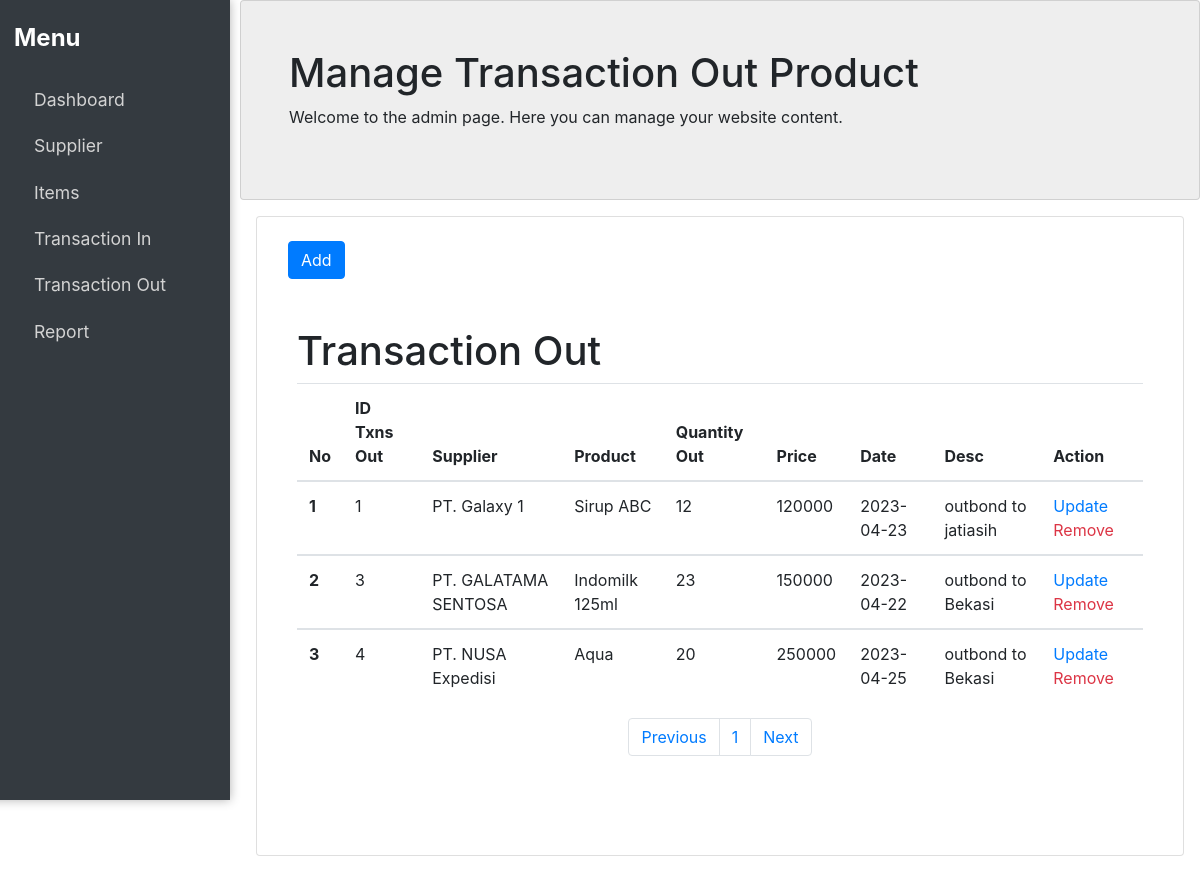
Screenshot of /transaction_out.php (signed in) with the database file from the repository.
### tables this page shows
CREATE TABLE `transaction_out` (
  `id_transaction_out` int(30) NOT NULL,
  `id_supplier` int(30) NOT NULL,
  `id_product` int(30) NOT NULL,
  `quantity_out` int(11) NOT NULL,
  `transaction_out_date` date NOT NULL,
  `description_out` varchar(255) NOT NULL
);

CREATE TABLE `user` (
  `id_user` int(11) NOT NULL,
  `username` varchar(50) NOT NULL,
  `password` varchar(8) NOT NULL,
  `user_type` varchar(8) NOT NULL,
  `address` varchar(255) NOT NULL,
  `phone` varchar(12) NOT NULL
);

CREATE TABLE `item` (
  `id_product` int(11) NOT NULL,
  `product_name` varchar(50) NOT NULL,
  `id_supplier` int(8) NOT NULL,
  `date` date NOT NULL,
  `product_qty` int(8) NOT NULL,
  `product_price` int(12) NOT NULL
);

### transaction_out.php (the view, shortened to what this page needs)
<?php
include 'config.php';
?>
<!DOCTYPE html>
<html>
<head>
    <link rel="stylesheet" href="https://maxcdn.bootstrapcdn.com/bootstrap/4.5.2/css/bootstrap.min.css">
    <link rel="stylesheet" href="./style/style.css">
</head>
<body>
    <?php
    include "sidebar.php";
    ?>
    <div class="content" style="margin-left: 20%;">
        <div class="card container-fluid w-100 p-5 " style="background-color: #eee; height:200px">
            <h1>Manage Transaction Out Product</h1>
            <p>Welcome to the admin page. Here you can manage your website content.</p>
        </div>
        <div class="card p-3 text-left m-3" style="height:80vh">
            <div class="container mt-2">
                <div class="row">
                    <div class="col-md-3">
                        <button type="button" class="btn btn-primary" data-toggle="modal" data-target="#myModal" id="HideButton">Add</button>
                    </div>
                </div>
            </div>
            <section class="transaction_out  w-80 mt-5 mx-4" id="myTable">
                <h1 class="title">Transaction Out</h1>
                <div class="container-users">
                    <table class="table table-hover ">
                        <thead>
                            <tr>
                                <th scope="col">No</th>
                                <th scope="col">ID Txns Out</th>
                                <th scope="col">Supplier</th>
                                <th scope="col">Product</th>
                                <th scope="col">Quantity Out</th>
                                <th scope="col">Price</th>
                                <th scope="col">Date</th>
                                <th scope="col">Desc</th>
                                <th scope="col">Action</th>
                            </tr>
                        </thead>
                        <?php
                        $limit_per_page = 10;
                        $page = isset($_GET['page_no']) ? (int)$_GET['page_no'] : 1;
                        $first_page = ($page > 1) ? ($page * $limit_per_page) - $limit_per_page : 0;
                        $previous = $page - 1;
                        $next = $page + 1;
                        $row_item = mysqli_query($conn, "SELECT * FROM transaction_out ");
                        $total_row_item = mysqli_num_rows($row_item);
                        $total_page = ceil($total_row_item / $limit_per_page);
                        $select_item = mysqli_query(
                            $conn,
                            "SELECT
                                        transaction_out.*,
                                        item.*,
                                        user.*
                                    FROM `transaction_out`
                                    INNER JOIN `item` ON transaction_out.id_product = item.id_product
                                    INNER JOIN `user` ON transaction_out.id_supplier = user.id_user
                                    LIMIT $first_page, $limit_per_page"
                        )
                            or die("Update query failed: " . mysqli_error($conn));
                        $no = $first_page + 1;
                        while ($fetch_item = mysqli_fetch_assoc($select_item)) {
                        ?>
                            <tbody>
                                <tr>
                                    <th scope="row"><?php echo $no++; ?></th>
                                    <td><?php echo $fetch_item['id_transaction_out']; ?></td>
                                    <td><?php echo $fetch_item['address']; ?></td>
                                    <td><?php echo $fetch_item['product_name']; ?></td>
                                    <td><?php echo $fetch_item['quantity_out']; ?></td>
                                    <td><?php echo $fetch_item['product_price']; ?></td>
                                    <td><?php echo $fetch_item['transaction_out_date']; ?></td>
                                    <td><?php $txns_desc = $fetch_item['description_out'];
                                        if (str_word_count($txns_desc) > 5) {
                                            echo substr($txns_desc, 0, strrpos(substr($txns_desc, 0, 25), ' ')) . '<br>' . substr($txns_desc, strrpos(substr($txns_desc, 0, 25), ' '));
                                        } else {
                                            echo $txns_desc;
                                        } ?></td>
                                    <td>
                                        <a href="transaction_out.php?update=<?php echo $fetch_item['id_transaction_out']; ?>" id="updateBtn" name="update_transaction_out">Update</a>
                                        <a class="delete-btn text-danger" href="transaction_out.php?delete=<?php echo $fetch_item['id_transaction_out']; ?>" onclick="return confirm('delete this item?');">Remove</a>
                                    </td>
                                </tr>
                            </tbody>
                        <?php
                        };
                        ?>
                    </table>
                    <nav class="mt-3">
                        <ul class="pagination justify-content-center">
                            <li class="page-item">
                                <a class="page-link" <?php if ($page > 1) {
                                                            echo "href='?page_no=$previous'";
                                                        } ?>>Previous</a>
                            </li>
                            <?php
                            for ($x = 1; $x <= $total_page; $x++) {
                            ?>
                                <li class="page-item"><a class="page-link" href="?page_no=<?php echo $x ?>"><?php echo $x; ?></a></li>
                            <?php
                            }
                            ?>
                            <li class="page-item">
                                <a class="page-link" <?php if ($page < $total_page) {
                                                            echo "href='?page_no=$next'";
                                                        } ?>>Next</a>
                            </li>
                        </ul>
                    </nav>
                </div>
            </section>
    </div>
</body>
</html>

### style/style.css (style rules this page uses)
.card { transition: transform 0.2s ease, box-shadow 0.2s ease; }

### rows the page displays
transaction_out: id_transaction_out "1", user.address "PT. Galaxy 1", id_product.product_name "Sirup ABC", quantity_out "12", id_product.product_price "120000", transaction_out_date "2023-04-23", description_out "outbond to jatiasih"
transaction_out: id_transaction_out "3", user.address "PT. GALATAMA SENTOSA", id_product.product_name "Indomilk 125ml", quantity_out "23", id_product.product_price "150000", transaction_out_date "2023-04-22", description_out "outbond to Bekasi"
transaction_out: id_transaction_out "4", user.address "PT. NUSA Expedisi", id_product.product_name "Aqua", quantity_out "20", id_product.product_price "250000", transaction_out_date "2023-04-25", description_out "outbond to Bekasi"
